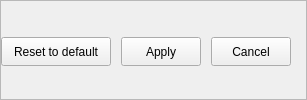
       <widget class="QFrame" name="frame_16">
        <property name="sizePolicy">
         <sizepolicy hsizetype="Preferred" vsizetype="Preferred">
          <horstretch>0</horstretch>
          <verstretch>0</verstretch>
         </sizepolicy>
        </property>
        <property name="minimumSize">
         <size>
          <width>0</width>
          <height>60</height>
         </size>
        </property>
        <property name="frameShape">
         <enum>QFrame::StyledPanel</enum>
        </property>
        <property name="frameShadow">
         <enum>QFrame::Raised</enum>
        </property>
        <layout class="QHBoxLayout" name="horizontalLayout_9">
         <property name="spacing">
          <number>10</number>
         </property>
         <property name="leftMargin">
          <number>0</number>
         </property>
         <property name="topMargin">
          <number>15</number>
         </property>
         <property name="rightMargin">
          <number>15</number>
         </property>
         <property name="bottomMargin">
          <number>15</number>
         </property>
         <item>
          <widget class="QPushButton" name="pushButton_resetDefault">
           <property name="sizePolicy">
            <sizepolicy hsizetype="Minimum" vsizetype="Minimum">
             <horstretch>0</horstretch>
             <verstretch>0</verstretch>
            </sizepolicy>
           </property>
           <property name="minimumSize">
            <size>
             <width>110</width>
             <height>29</height>
            </size>
           </property>
           <property name="maximumSize">
            <size>
             <width>16777215</width>
             <height>25</height>
            </size>
           </property>
           <property name="text">
            <string>Reset to default</string>
           </property>
          </widget>
         </item>
         <item>
          <widget class="QPushButton" name="pushButton_apply">
           <property name="sizePolicy">
            <sizepolicy hsizetype="Minimum" vsizetype="Minimum">
             <horstretch>0</horstretch>
             <verstretch>0</verstretch>
            </sizepolicy>
           </property>
           <property name="minimumSize">
            <size>
             <width>60</width>
             <height>29</height>
            </size>
           </property>
           <property name="maximumSize">
            <size>
             <width>16777215</width>
             <height>25</height>
            </size>
           </property>
           <property name="text">
            <string>Apply</string>
           </property>
          </widget>
         </item>
         <item>
          <widget class="QPushButton" name="pushButton_cancel">
           <property name="sizePolicy">
            <sizepolicy hsizetype="Minimum" vsizetype="Minimum">
             <horstretch>0</horstretch>
             <verstretch>0</verstretch>
            </sizepolicy>
           </property>
           <property name="minimumSize">
            <size>
             <width>60</width>
             <height>29</height>
            </size>
           </property>
           <property name="maximumSize">
            <size>
             <width>16777215</width>
             <height>25</height>
            </size>
           </property>
           <property name="text">
            <string>Cancel</string>
           </property>
          </widget>
         </item>
        </layout>
       </widget>
